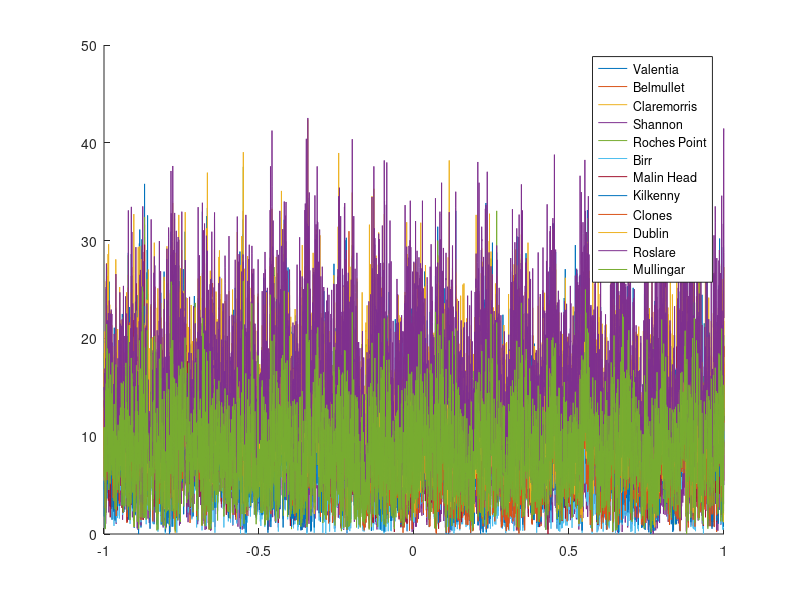
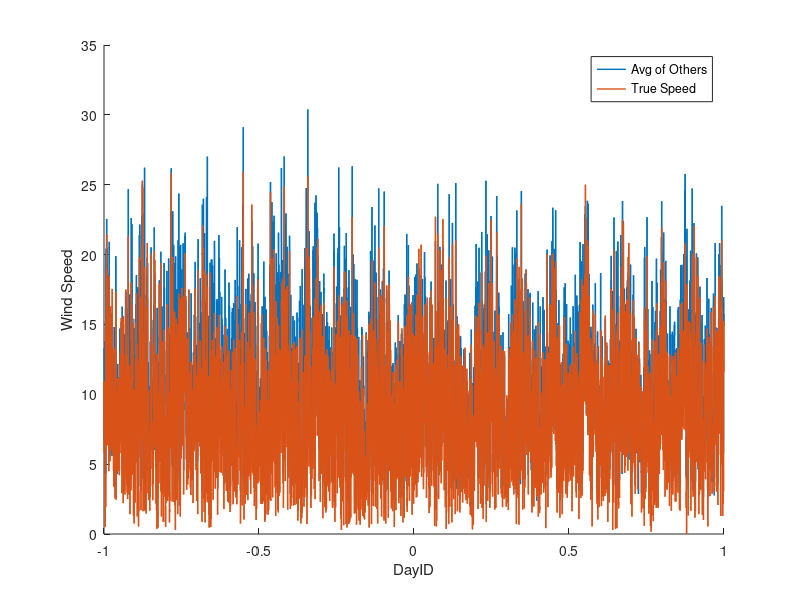

Write MATLAB code to recreate these figures, in order.
IWD = csvread('irish_wind_nh.csv');

%%%%%%%%%% IWD %%%%%%%%%%

%%%%% COL 1: YEAR
%%%%% COL 2: MONTH
%%%%% COL 3: DAY
%%%%% COL 4: RPT
%%%%% COL 5: VAL
%%%%% COL 6: ROS
%%%%% COL 7: KIL
%%%%% COL 8: SHA
%%%%% COL 9: BIR
%%%%% COL 10: DUB
%%%%% COL 11: CLA
%%%%% COL 12: MUL
%%%%% COL 13: CLO
%%%%% COL 14: BEL
%%%%% COL 15: MAL

IW_LOC = csvread('wind_loc.csv');

%%%%% ORDER OF COLUMNS IS:
%%%%    1       Valentia  VAL C
%%%%    2      Belmullet  BEL C
%%%%    3    Claremorris  CLA N
%%%%    4        Shannon  SHA C
%%%%    5  Roche's Point  RPT C
%%%%    6           Birr  BIR N
%%%%    7      Mullingar  MUL N
%%%%    8     Malin Head  MAL C
%%%%    9       Kilkenny  KIL N
%%%%    10        Clones  CLO N
%%%%    11        Dublin  DUB C
%%%%    12       Roslare  ROS C

size(IWD)
station_id = [5 1 12 9 4 6 11 3 7 10 2 8];
is_coast =   [1 1 1  0 1 0 1  0 0 0  1 1];
%%% MAKE MONTHLY WIND DATASET: We want first XXX columns to be 
%%% STATID (1)/YEAR (2)/MONTH (3)/DAY (4)/DAY_IND (5) /LONG (6)/LAT (7) (no avg-ing by columns)
%%% last column in matrix is WINDSPEED (8)
n.vars = 8;
n.days = size(IWD,1);
n.stations= length(station_id);

IWD_new = zeros(n.days*n.stations,n.vars);

YEARS = unique(IWD(:,1));

for i = 1:n.stations
    cur_id = (i-1)*n.days+1;
    IWD_new(cur_id:(cur_id+n.days-1),:) = [repmat(station_id(i),n.days,1),IWD(:,1), ...
        IWD(:,2), IWD(:,3), (1:n.days)', repmat(IW_LOC(station_id(i),1),n.days,1),...
        repmat(IW_LOC(station_id(i),2),n.days,1), IWD(:,3+i)];
end

% normalize DATA (non-RESPONSE) parts of the data matrix
for col = 2:(size(IWD_new,2)-1)
   IWD_new(:,col) = (IWD_new(:,col) -  mean(IWD_new(:,col)));
   IWD_new(:,col) = IWD_new(:,col)/max(abs(IWD_new(:,col)));
end

% FIRST TRY EXCLUDING MULINGAR FROM TEST DATA;
TRAIN_DATA = IWD_new(IWD_new(:,1)~=7,1:end);
TEST_DATA  = IWD_new(IWD_new(:,1)==7,1:end);
%global TRAIN_DATA;
%global TEST_DATA;




save('full_wind_data.mat','TRAIN_DATA','TEST_DATA','n')

figure(2)
hold on
temp_ind = 5;
wind_ind = 8;
for i = 1:length(unique(TRAIN_DATA(:,1)))
    cur_id = (i-1)*n.days+1;
    inds = cur_id:(cur_id+n.days-1);
    plot(TRAIN_DATA(inds,temp_ind),TRAIN_DATA(inds,end),'LineWidth',0.5);
end

plot(TEST_DATA(:,temp_ind),TEST_DATA(:,end),'LineWidth',0.5)
hold off
legend('Valentia','Belmullet','Claremorris','Shannon','Roches Point',...
    'Birr', 'Malin Head','Kilkenny','Clones','Dublin','Roslare','Mullingar')
m = zeros(n.days,1);
for i = 1:(n.stations-1)
    cur_id = (i-1)*n.days+1;
    inds = cur_id:(cur_id+n.days-1);
    m = m+TRAIN_DATA(inds,end);
end
m = m/(n.stations-1);

figure(3)
hold on
plot(TRAIN_DATA(inds,temp_ind),m, 'LineWidth',1)
xlabel('DayID')
ylabel('Wind Speed')
plot(TEST_DATA(:,temp_ind),TEST_DATA(:,end),'LineWidth',1);
hold off
legend('Avg of Others', 'True Speed');


perc = 0.05;
load Data/full_wind_data.mat
X = TRAIN_DATA(:,1:(end-1));
T = TRAIN_DATA(:,end);
n = size(X,1);
inds = randperm(n);
sample = inds(1:round(perc*n));
X = X(sample,:);
T= T(sample);
exec = sprintf('save(''Data/full_wind_data_%d'',''X'',''T'')',perc*1000);
eval(exec)

TRAIN_DATA = [X T];
exec = sprintf('csvwrite(''Data/TRAIN_%dp.csv'',TRAIN_DATA)',perc*100);
eval(exec)
